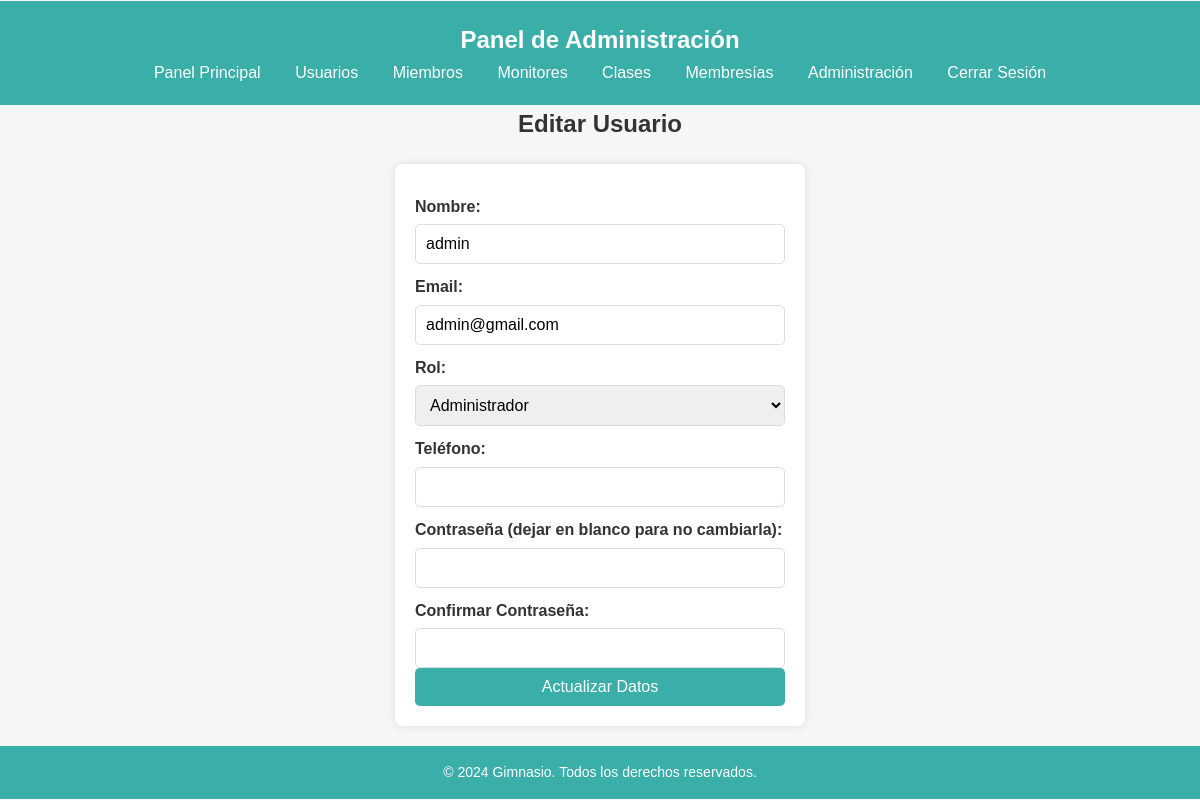
Page /src/edit_usuario.php?id_usuario=1 (signed in) on the committed database.
### tables this page shows
CREATE TABLE IF NOT EXISTS usuario (
    id_usuario INT AUTO_INCREMENT PRIMARY KEY,
    nombre VARCHAR(100),
    email VARCHAR(50) UNIQUE,
    contrasenya VARCHAR(100),
    rol ENUM('usuario', 'miembro', 'monitor', 'admin') DEFAULT 'usuario',
    telefono VARCHAR(15),
    fecha_creacion TIMESTAMP DEFAULT CURRENT_TIMESTAMP
);

### src/Includes/user_functions.php (called while the page is built, shortened)
<?php
function obtenerDatosUsuario($conn, $id_usuario)
{
    $nombre = $email = $telefono = $rol = '';
    $stmt = $conn->prepare("SELECT nombre, email, telefono, rol FROM usuario WHERE id_usuario = ?");
    $stmt->bind_param("i", $id_usuario);
    $stmt->execute();
    $stmt->bind_result($nombre, $email, $telefono, $rol);
    return [
        'nombre' => $nombre ?: '',
        'email' => $email ?: '',
        'telefono' => $telefono ?: '',
        'rol' => $rol ?: ''
    ];
}

### src/edit_usuario.php (the view, shortened to what this page needs)
<?php
require_once('includes/user_functions.php');
$conn = obtenerConexion();
include 'includes/admin_header.php';
if ($_SERVER["REQUEST_METHOD"] == "GET" && isset($_GET['id_usuario'])) {
    $id_usuario = $_GET['id_usuario'];
    $datos_usuario = obtenerDatosUsuario($conn, $id_usuario);
}
?>
<body>
    <h2>Editar Usuario</h2>
    <div class="form_container">
        <form action="edit_usuario.php" method="POST" onsubmit="return validarFormulario();">
            <label for="nombre">Nombre:</label>
            <input type="text" id="nombre" name="nombre" value="<?php echo htmlspecialchars($datos_usuario['nombre'] ?? ''); ?>" required aria-label="Nombre completo del usuario">
            <label for="email">Email:</label>
            <input type="email" id="email" name="email" value="<?php echo htmlspecialchars($datos_usuario['email'] ?? ''); ?>" required title="Introduce el email del usuario" aria-label="Correo electrónico del usuario">
            <label for="rol">Rol:</label>
            <select id="rol" name="rol" required title="Selecciona el rol del usuario" aria-label="Rol del usuario">
                <option value="admin" <?php echo ($datos_usuario['rol'] ?? '') == 'admin' ? 'selected' : ''; ?>>Administrador</option>
            </select>
            <label for="telefono">Teléfono:</label>
            <input type="text" id="telefono" name="telefono" value="<?php echo htmlspecialchars($datos_usuario['telefono'] ?? ''); ?>" maxlength="9" pattern="\d{9}" title="Debe contener exactamente 9 dígitos numéricos" autocomplete="off" aria-label="Número de teléfono del usuario">
            <label for="contrasenya">Contraseña (dejar en blanco para no cambiarla):</label>
            <input type="password" id="contrasenya" name="contrasenya" autocomplete="new-password" aria-label="Nueva contraseña para el usuario" title="Introduce una nueva contraseña solo si deseas cambiarla">
            <label for="confirmar_contrasenya">Confirmar Contraseña:</label>
            <input type="password" id="confirmar_contrasenya" name="confirmar_contrasenya" autocomplete="new-password" aria-label="Confirmación de la nueva contraseña" title="Repite la nueva contraseña para confirmar">
            <button type="submit">Actualizar Datos</button>
        </form>
    </div>
    <?php include 'includes/footer.php'; ?>
</body>

### assets/css/estilos.css (style rules this page uses)
* { margin: 0; padding: 0; box-sizing: border-box; font-family: Arial, sans-serif; }
body { background-color: #f4f7f6; color: #333; line-height: 1.6; display: flex; flex-direction: column; align-items: center; justify-content: center; min-height: 100vh; }
.form_container { background-color: #ffffff; padding: 20px; border-radius: 8px; box-shadow: 0 0 10px rgba(0, 0, 0, 0.1); max-width: 600px; margin: 20px auto; text-align: left; }
.form_container label { display: block; margin: 10px 0 5px; font-weight: bold; color: #333; }
.form_container input, .form_container select { width: 100%; padding: 10px; border: 1px solid #ddd; border-radius: 5px; font-size: 16px; }
.form_container button[type="submit"] { width: 100%; padding: 10px; background-color: #3aafa9; color: #fff; font-size: 16px; border: none; border-radius: 5px; cursor: pointer; }

### rows in the picture
usuario: nombre "admin", email "admin@gmail.com", rol "Administrador"
